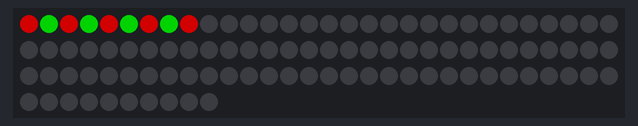
The program below on a simulated CircuitPython board. On the bench: 100 RGB LEDs in strip order, left to right, continuing on the next row. Dim RGB values are drawn brighter than linear; what the program prints to the serial console is not drawn. At 2.5 s the program ends and the board releases its pins; the recording ends there.

Above: at 2.26 s.

Measured:
- what the display in image 0 shows lasts 0.5 s, from 2.0 s to 2.5 s

The program:

treeLighting-AltPattern_Static.py
```python
import board
import neopixel
from time import sleep

# Welcome Message
print("Hello, Light Master!")

# Output config info
print("\nBeginning test light operation with perams: ")
print(f'Pixels: 100')
print(f'Brightness: 0.5')
print(f'\nColor One: (255, 0, 0)')
print(f'Color Two: (0, 255, 0)')

# Assign the pixels to be modified and give the new brightness
pixels = neopixel.NeoPixel(board.D18, 100, brightness=0.5)

# Clear any Existing color data
pixels.fill((0, 0, 0))
print("Cleared existing pixel info.")
sleep(2)
# Assign the new colors
for i in range(100):
    if (i % 2) == 0:
        pixels[i] = (255, 0, 0)
    else:
        pixels[i] = (0, 255, 0)

pixels.show()
print(f'Updated pixel color info to:\n(255, 0, 0) and (0, 255, 0).')

# Notify user of script completion
print("\nFinished sending pixel instructions.")
```
